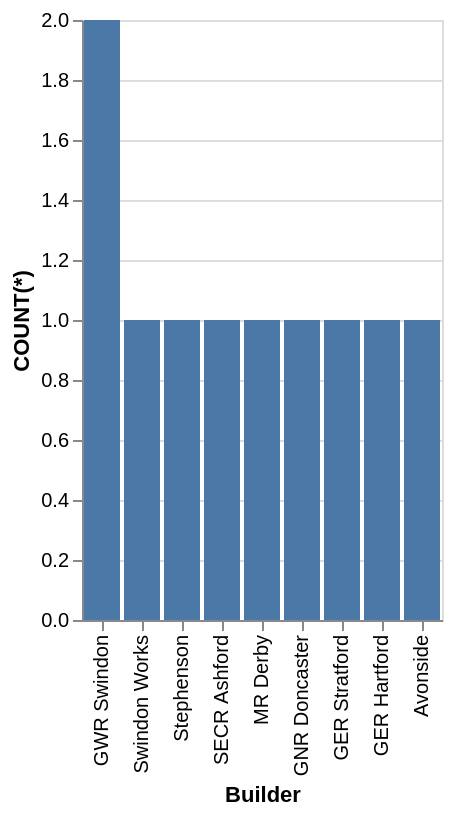

Here is the Vega-Lite specification saved for this chart:
### Vega-Lite specification from a JSON file in a GitHub repository (floating-point values rounded to 4 significant figures)
{"data": {"values": [{"x_data": "GWR Swindon", "y_data": 2}, {"x_data": "Swindon Works", "y_data": 1}, {"x_data": "Stephenson", "y_data": 1}, {"x_data": "SECR Ashford", "y_data": 1}, {"x_data": "MR Derby", "y_data": 1}, {"x_data": "GNR Doncaster", "y_data": 1}, {"x_data": "GER Stratford", "y_data": 1}, {"x_data": "GER Hartford", "y_data": 1}, {"x_data": "Avonside", "y_data": 1}]}, "mark": "bar", "encoding": {"x": {"field": "x_data", "type": "nominal", "title": "Builder", "sort": {"op": "sum", "field": "y_data", "order": "descending"}}, "y": {"field": "y_data", "type": "quantitative", "title": "COUNT(*)"}}}
